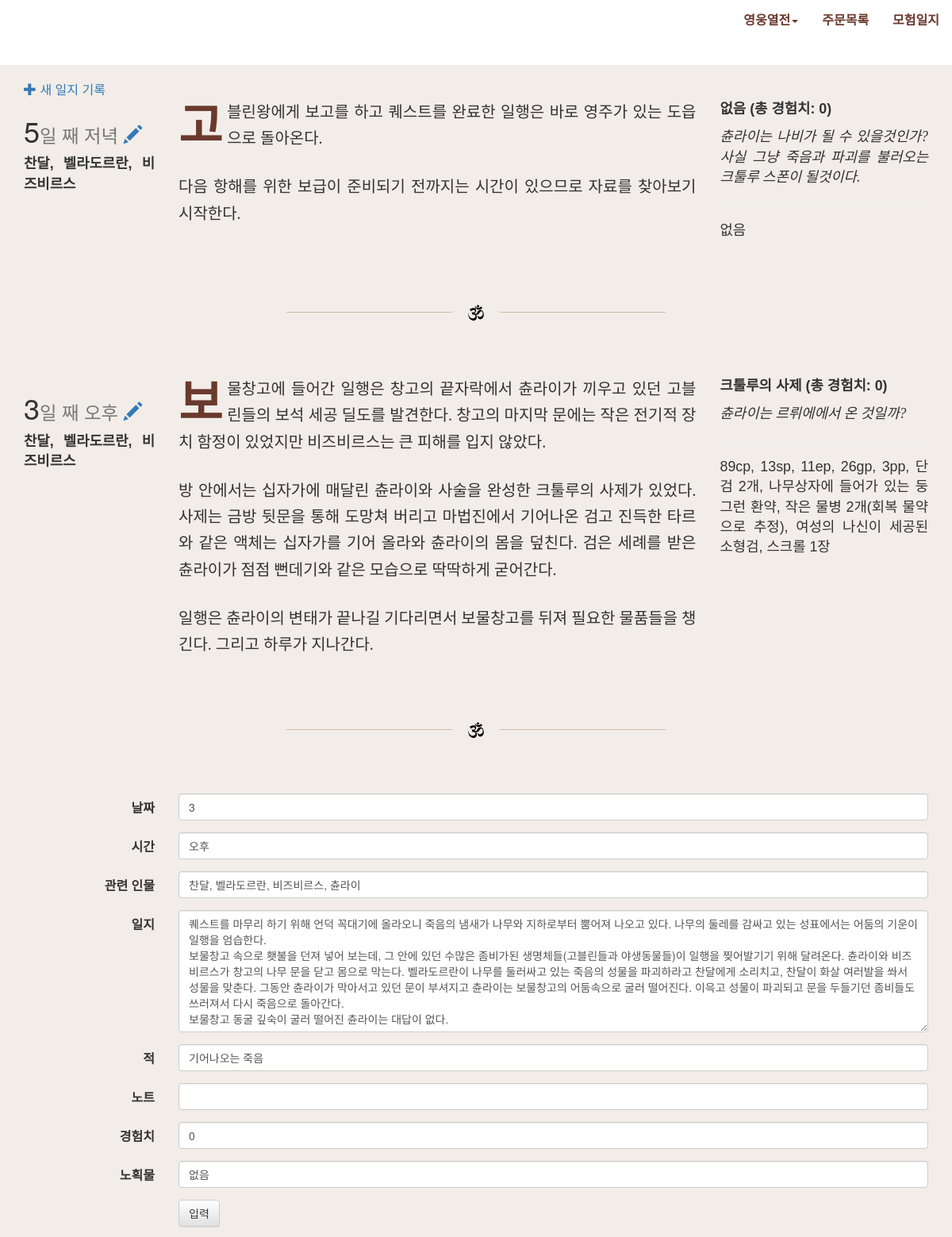
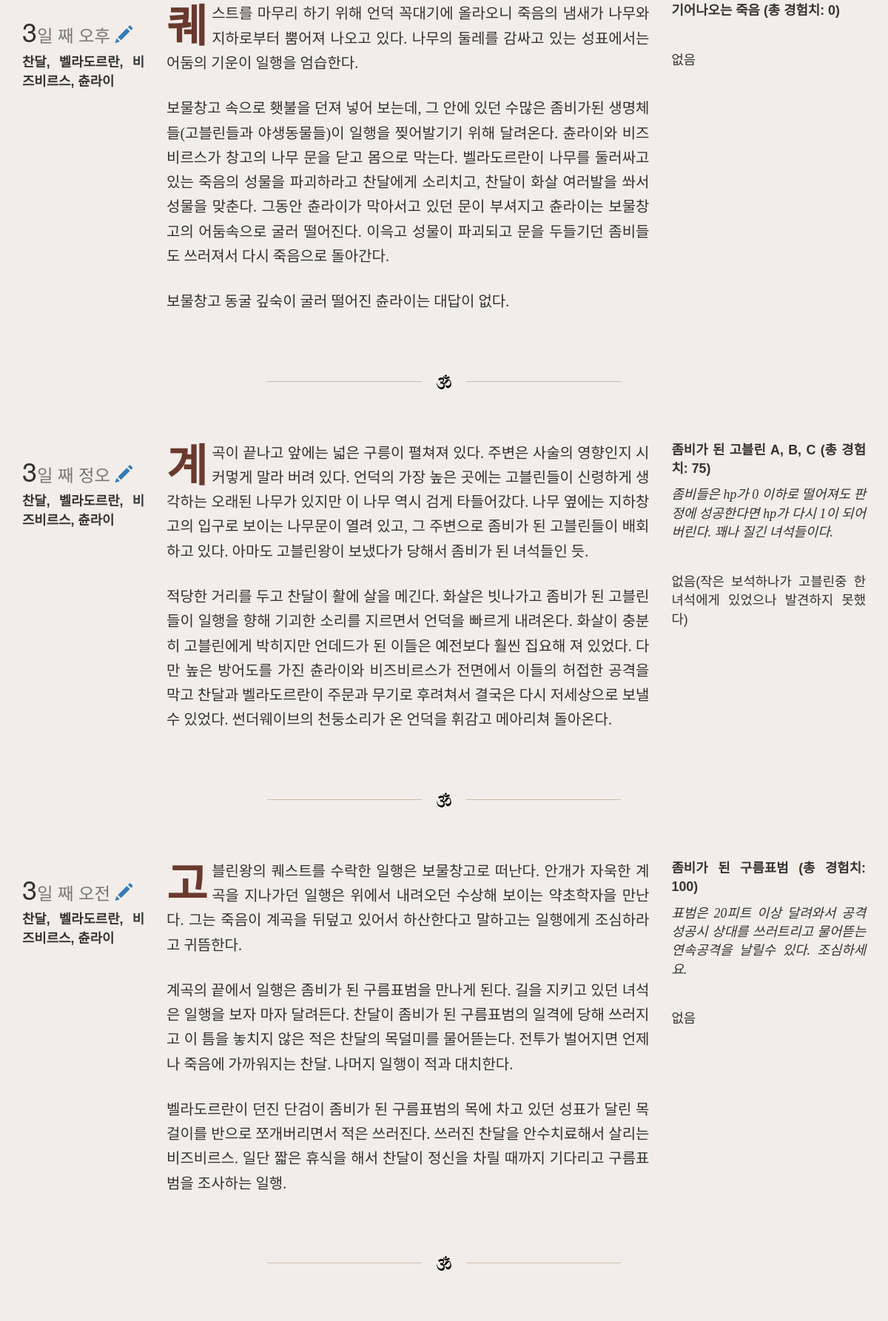
Screenshot of /logs.php?mode=modify&log=8 (upper part) with the database file from the repository (2 pictures, top to bottom).
### tables this page shows
CREATE TABLE log(date, time, chars, desc, enm, note, xps, loot);

### logs.php (the view, shortened to what this page needs)
<?php
include("header.php");
$logs = $db -> QUERY("SELECT rowid, * FROM log ORDER BY rowid DESC") or print "로그를 불러오는데 문제가 발생하였습니다: ".$db->lastErrorMsg();
?>
<div class="col-sx-12">
	<a href="?mode=new"><span class="glyphicon glyphicon-plus"></span> 새 일지 기록</a>
</div>
<?php WHILE ($log = $logs -> fetchArray(SQLITE3_ASSOC))	{ ?>
<?php
if ($_GET['mode'] == 'modify') {
	if ($_GET['log'] == $log['rowid']) {
	?>
<form action="logs.php" method="get" class="form-horizontal">
	<div class="form-group">
		<label class="col-sm-2 control-label">날짜</label>
		<div class="col-sm-10">
 			<input type="number" name="date" class="form-control" value="<?php echo $log['date']; ?>">
		</div>
	</div>
	<div class="form-group">
		<label class="col-sm-2 control-label">시간</label>
		<div class="col-sm-10">
			<input type="text" name="time" class="form-control" value="<?php echo $log['time']; ?>">
		</div>
	</div>
	<div class="form-group">
		<label class="col-sm-2 control-label">관련 인물</label>
		<div class="col-sm-10">
			<input type="text" name="chars" class="form-control" value="<?php echo $log['chars']; ?>">
		</div>
	</div>
	<div class="form-group">
		<label class="col-sm-2 control-label">일지</label>
		<div class="col-sm-10">
 	 		<textarea name="desc" class="form-control" rows="7"><?php echo $log['desc']; ?></textarea>
		</div>
	</div>
	<div class="form-group">
		<label class="col-sm-2 control-label">적</label>
		<div class="col-sm-10">
			<input type="text" name="enm" class="form-control" value="<?php echo $log['enm']; ?>">
		</div>
	</div>
	<div class="form-group">
		<label class="col-sm-2 control-label">노트</label>
		<div class="col-sm-10">
			<input type="text" name="note" class="form-control" value="<?php echo $log['note']; ?>">
		</div>
	</div>
	<div class="form-group">
		<label class="col-sm-2 control-label">경험치</label>
		<div class="col-sm-10">
			<input type="number" name="xps" class="form-control" value="<?php echo $log['xps']; ?>">
		</div>
	</div>
	<div class="form-group">
		<label class="col-sm-2 control-label">노획물</label>
		<div class="col-sm-10">
			<input type="text" name="loot" class="form-control" value="<?php echo $log['loot']; ?>">
		</div>
	</div>
	<div class="form-group">
		<label class="col-sm-2 control-label"></label>
		<div class="col-sm-10">
		  	<button class="btn btn-default" type="submit">입력</button>
		 </div>
	</div>
</form>
	<?php
}}
?>
<div class="row">
<div class="col-sm-2">
<?php echo '<h1>'.$log['date'].'<small>일 째 '.$log['time']; ?>	<a href="?mode=modify&log=<?php echo $log['rowid']; ?>"><span class="glyphicon glyphicon-pencil"></span></a></small></h1>
  	<p class="sans-serif sml wt7">	<?php echo $log['chars']; ?></p>
</div>
<div class="col-sm-7">
  <p class="desc"><?php echo nl2br($log['desc']); ?></p>
</div>
<div class="col-sm-3">
<p class="sans-serif sml wt7"><?php echo $log['enm'].' (총 경험치: '.$log['xps'].')'; ?></p>
<p class="serif sml itl"><?php echo $log['note']; ?></p><hr />
<p class="sans-serif sml"><?php echo $log['loot']; ?></p>
</div>
</div>
<div class="center">
<img src="seperator.svg" width="auto" height="20px" style="width: 60px; height: 60px; display: block; margin:0 auto; padding: 20px; position: relative; top: -50px;"/>
</div>
<?php } ?>
</div>
<?php
include("footer.php");
?>

### style.css (style rules this page uses)
body { font-family: "Helvetica Neue", Helvetica, Arial, 'Spoqa Han Sans', Sans-serif; font-size: 1.6rem; }
p { font-family: 'KoPub Batang', serif; font-size: 20px; text-align: justify; }
p.desc { line-height: 33.28px; }
p.desc:first-letter { font-family: 'Spoqa Han Sans', Sans-serif; font-size: 300%; font-weight: 700; float: left; margin-top: 18px; margin-right: 6px; color: #6a392e; }
.sans-serif { font-family: 'Spoqa Han Sans', sans-serif; }
.serif { font-family: 'KoPub Batang', serif; }
.sml { font-size: 111.2%; }
.wt7 { font-weight: 700; }
.itl { font-style: italic; letter-spacing: 0px; }
.center { text-align: center; }
.logSeperator + img { background-color: #f2ede8; }
@media (min-width: 768px) { body { background-color: #f2ede8; } }

### rows the page displays
log: date "5", time "저녁", chars "찬달, 벨라도르란, 비즈비르스", desc "고블린왕에게 보고를 하고 퀘스트를 완료한 일행은 바로 영주가 있는 도읍으로 돌아온다. 다음 항해를 위한 보급이 준비되기 전까지는 시간이 있으므로 자료를 찾아보기 시작한다.", enm "없음", xps "0", note "츈라이는 나비가 될 수 있을것인가? 사실 그냥 죽음과 파괴를 불러오는 크툴루 스폰이 될것이다.", loot "없음"
log: date "3", time "오후", chars "찬달, 벨라도르란, 비즈비르스", desc "보물창고에 들어간 일행은 창고의 끝자락에서 츈라이가 끼우고 있던 고블린들의 보석 세공 딜도를 발견한다. 창고의 마지막 문에는 작은 전기적 장치 함정이 있었지만 비즈비르스는 큰 피해를 입지 않았다. 방 안에서는 십자가에 매달린 츈라이와 사술을 완성한 크툴루의 사제가 있었다. 사제는 금방 뒷문을 통해 도망쳐 버리고 마법진에서 기어나온 검고 진득한 타르와 같은 액체는 십자가를 기어 올라와 츈라이의 몸을 덮친다. 검은 세례를 받은 츈라이가 점점 뻔데기와 같은 모습으로 딱딱하게 굳어간다. 일행은 츈라이의 변태가 끝나길 기다리면서 보물창고를 뒤져 필요한 물품들을 챙긴다. 그리고 하루가 지나간다.", enm "크툴루의 사제", xps "0", note "츈라이는 르뤼에에서 온 것일까?", loot "89cp, 13sp, 11ep, 26gp, 3pp, 단검 2개, 나무상자에 들어가 있는 둥그런 환약, 작은 물병 2개(회복 물약으로 추정), 여성의 나신이 세공된 소형검, 스크롤 1장"
log: date "3", time "오후", chars "찬달, 벨라도르란, 비즈비르스, 츈라이", desc "퀘스트를 마무리 하기 위해 언덕 꼭대기에 올라오니 죽음의 냄새가 나무와 지하로부터 뿜어져 나오고 있다. 나무의 둘레를 감싸고 있는 성표에서는 어둠의 기운이 일행을 엄습한다. 보물창고 속으로 횃불을 던져 넣어 보는데, 그 안에 있던 수많은 좀비가된 생명체들(고블린들과 야생동물들)이 일행을 찢어발기기 위해 달려온다. 츈라이와 비즈비르스가 창고의 나무 문을 닫고 몸으로 막는다. 벨라도르란이 나무를 둘러싸고 있는 죽음의 성물을 파괴하라고 찬달에게 소리치고, 찬달이 화살 여러발을 쏴서 성물을 맞춘다. 그동안 츈라이가 막아서고 있던 문이 부셔지고 츈라이는 보물창고의 어둠속으로 굴러 떨어진다. 이윽고 성물이 파괴되고 문을 두들기던 좀비들도 쓰러져서 다시 죽음으로 돌아간다. 보물창고 동굴 깊숙이 굴러 떨어진 츈라이는 대답이 없다.", enm "기어나오는 죽음", xps "0", loot "없음"
log: date "3", time "정오", chars "찬달, 벨라도르란, 비즈비르스, 츈라이", desc "계곡이 끝나고 앞에는 넓은 구릉이 펼쳐져 있다. 주변은 사술의 영향인지 시커멓게 말라 버려 있다. 언덕의 가장 높은 곳에는 고블린들이 신령하게 생각하는 오래된 나무가 있지만 이 나무 역시 검게 타들어갔다. 나무 옆에는 지하창고의 입구로 보이는 나무문이 열려 있고, 그 주변으로 좀비가 된 고블린들이 배회하고 있다. 아마도 고블린왕이 보냈다가 당해서 좀비가 된 녀석들인 듯. 적당한 거리를 두고 찬달이 활에 살을 메긴다. 화살은 빗나가고 좀비가 된 고블린들이 일행을 향해 기괴한 소리를 지르면서 언덕을 빠르게 내려온다. 화살이 충분히 고블린에게 박히지만 언데드가 된 이들은 예전보다 훨씬 집요해 져 있었다. 다만 높은 방어도를 가진 츈라이와 비즈비르스가 전면에서 이들의 허접한 공격을 막고 찬달과 벨라도르란이 주문과 무기로 후려쳐서 결국은 다시 저세상으로 보낼 수 있었다. 썬더웨이브의 천둥소리가 온 언덕을 휘감고 메아리쳐 돌아온다.", enm "좀비가 된 고블린 A, B, C", xps "75", note "좀비들은 hp가 0 이하로 떨어져도 판정에 성공한다면 hp가 다시 1이 되어 버린다. 꽤나 질긴 녀석들이다.", loot "없음(작은 보석하나가 고블린중 한 녀석에게 있었으나 발견하지 못했다)"
log: date "3", time "오전", chars "찬달, 벨라도르란, 비즈비르스, 츈라이", desc "고블린왕의 퀘스트를 수락한 일행은 보물창고로 떠난다. 안개가 자욱한 계곡을 지나가던 일행은 위에서 내려오던 수상해 보이는 약초학자을 만난다. 그는 죽음이 계곡을 뒤덮고 있어서 하산한다고 말하고는 일행에게 조심하라고 귀뜸한다. 계곡의 끝에서 일행은 좀비가 된 구름표범을 만나게 된다. 길을 지키고 있던 녀석은 일행을 보자 마자 달려든다. 찬달이 좀비가 된 구름표범의 일격에 당해 쓰러지고 이 틈을 놓치지 않은 적은 찬달의 목덜미를 물어뜯는다. 전투가 벌어지면 언제나 죽음에 가까워지는 찬달. 나머지 일행이 적과 대치한다. 벨라도르란이 던진 단검이 좀비가 된 구름표범의 목에 차고 있던 성표가 달린 목걸이를 반으로 쪼개버리면서 적은 쓰러진다. 쓰러진 찬달을 안수치료해서 살리는 비즈비르스. 일단 짧은 휴식을 해서 찬달이 정신을 차릴 때까지 기다리고 구름표범을 조사하는 일행.", enm "좀비가 된 구름표범", xps "100", note "표범은 20피트 이상 달려와서 공격 성공시 상대를 쓰러트리고 물어뜯는 연속공격을 날릴수 있다. 조심하세요.", loot "없음"
